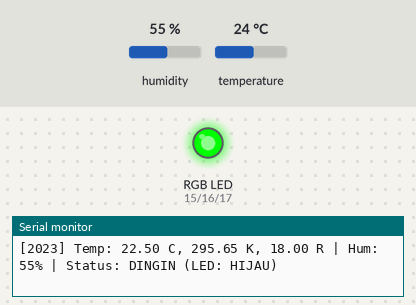
A sketch run on a simulated Arduino Uno, built with avr-gcc and run on an emulated ATmega328P. On the bench: an RGB LED mixed from three pins (HIGH = lit), the last lines printed to the serial monitor. The test bench sets the inputs (shaded band); at power-on: humidity 55 %, temperature 24 °C.

Above: at 3.5 s.
At 13.4 s:
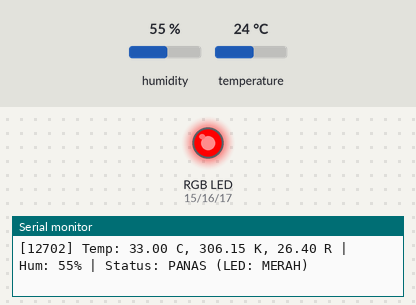
At 18.8 s:
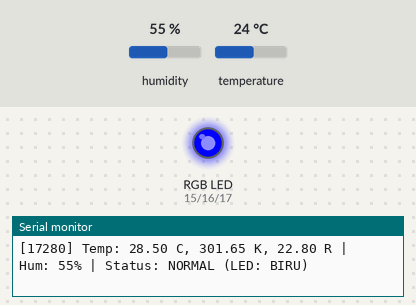
Timing chart, 0 to 33.7 s (numbered marks = the images above):
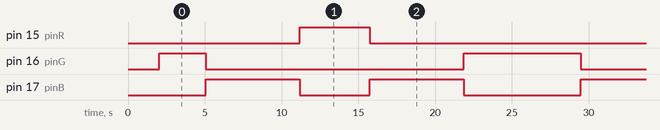

The sketch:

temperature_simulations.ino
```cpp
#include <Arduino.h>
#include <SimpleDHT.h>

// Definisi Pin Sensor & LED
const int pinDHT = 4;
const int pinR = 15;
const int pinG = 16;
const int pinB = 17;

SimpleDHT11 dht11(pinDHT);

void setup() {
    Serial.begin(115200);

    pinMode(pinR, OUTPUT);
    pinMode(pinG, OUTPUT);
    pinMode(pinB, OUTPUT);
    digitalWrite(pinR, LOW);
    digitalWrite(pinG, LOW);
    digitalWrite(pinB, LOW);

    Serial.println("[SYSTEM] Memulai Pemantauan Suhu Kota (Mode Demo Bertahap)...");
    delay(2000);
}

void loop() {
    byte temperature = 0;
    byte humidity = 0;

    dht11.read(&temperature, &humidity, NULL);

    // Manipulasi naik turun bertahap
    static float tempC = 21.0; // Dimulai dari suhu dingin
    static float step = 1.5;   // Nilai kenaikan/penurunan suhu per siklus

    // Tambahkan suhu dengan step
    tempC += step;

    // Kalau suhu sudah mecapai batas atas (Panas), ubah arah step jadi minus (turun)
    if (tempC >= 33.0) {
        step = -1.5;
    }
    // Kalau suhu sudah mencapai batas bawah (Dingin), ubah arah step jadi plus (naik)
    else if (tempC <= 21.0) {
        step = 1.5;
    }

    // Konversi Suhu
    float tempK = tempC + 273.15;
    float tempR = tempC * 0.8;

    String kategori = "";
    String warnaLED = "";

    // Logika Indikator LED RGB Kota
    if (tempC < 25.0) {
        kategori = "DINGIN";
        warnaLED = "HIJAU";
        digitalWrite(pinR, LOW);
        digitalWrite(pinG, HIGH); // Hijau Nyala
        digitalWrite(pinB, LOW);
    }
    else if (tempC >= 25.0 && tempC <= 30.0) {
        kategori = "NORMAL";
        warnaLED = "BIRU";
        digitalWrite(pinR, LOW);
        digitalWrite(pinG, LOW);
        digitalWrite(pinB, HIGH); // Biru Nyala
    }
    else { // tempC > 30.0
        kategori = "PANAS";
        warnaLED = "MERAH";
        digitalWrite(pinR, HIGH); // Merah Nyala
        digitalWrite(pinG, LOW);
        digitalWrite(pinB, LOW);
    }

    unsigned long waktu = millis();
    Serial.print("[");
    Serial.print(waktu);
    Serial.print("] Temp: ");
    Serial.print(tempC); Serial.print(" C, ");
    Serial.print(tempK); Serial.print(" K, ");
    Serial.print(tempR); Serial.print(" R | Hum: ");
    Serial.print((int)humidity); Serial.print("% | Status: ");
    Serial.print(kategori);
    Serial.print(" (LED: ");
    Serial.print(warnaLED);
    Serial.println(")");

    // Jeda 1,5 detik biar video demonya dinamis dan nggak nunggu lama
    delay(1500);
}
```

Measured:
- by itself, pin 15 (pinR): alternates HIGH for 4.6 s and LOW for 19.8 s
- by itself, pin 16 (pinG): repeats every 24.4 s: LOW 16.8 s, HIGH 7.6 s
- by itself, pin 17 (pinB): repeats every 24.4 s: LOW 4.6 s, HIGH 6.1 s, LOW 7.6 s, HIGH 6.1 s
